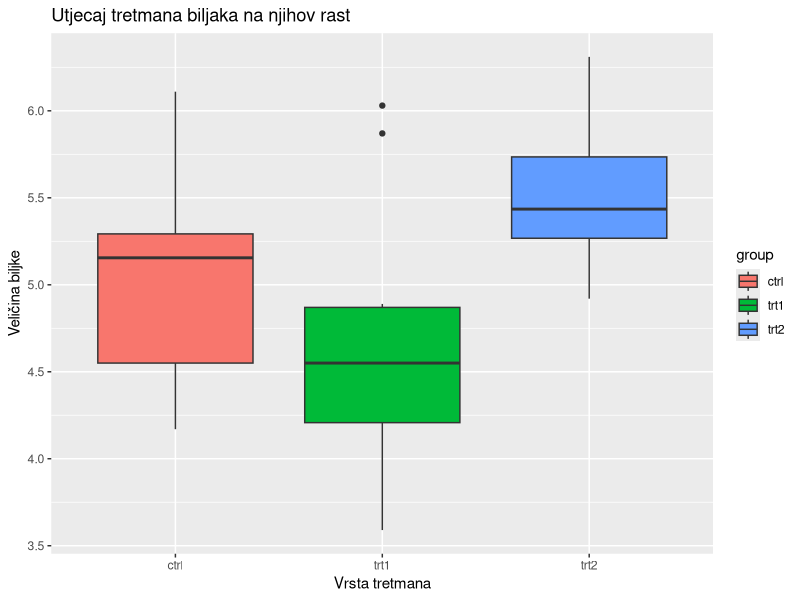

Write the R code that produced this figure.
##ZADAĆA 2

##HIPOTEZA: različiti tretmani uzgoja biljaka ne utječu na rast istih

##otvaranje data set podataka iz PlantGrowth

data(PlantGrowth)


## izrada grafa kako bi se predočili podaci

library(ggplot2)

ggplot(PlantGrowth, aes(x = group, y = weight, fill = group)) +
  geom_boxplot() +
  labs(x = "Vrsta tretmana", y = "Veličina biljke", title = "Utjecaj tretmana biljaka na njihov rast")


## Pošto postoji više od dvije vrste podataka koji se uspoređuju koristi se Annova

test_hipoteze <- aov(weight ~ group, data = PlantGrowth)
summary(test_hipoteze)


##dobivena p-vrijednost iznosi 0.0159  Pošto je p-vrijednost < 0.05 (to nam označava zvijezdica pokraj p-vrijednosti  u rezultatu) odbacujem hipotezu te zaključujem kako potoji značajna statistička razlika između utjecaja tretmana na rast biljaka
